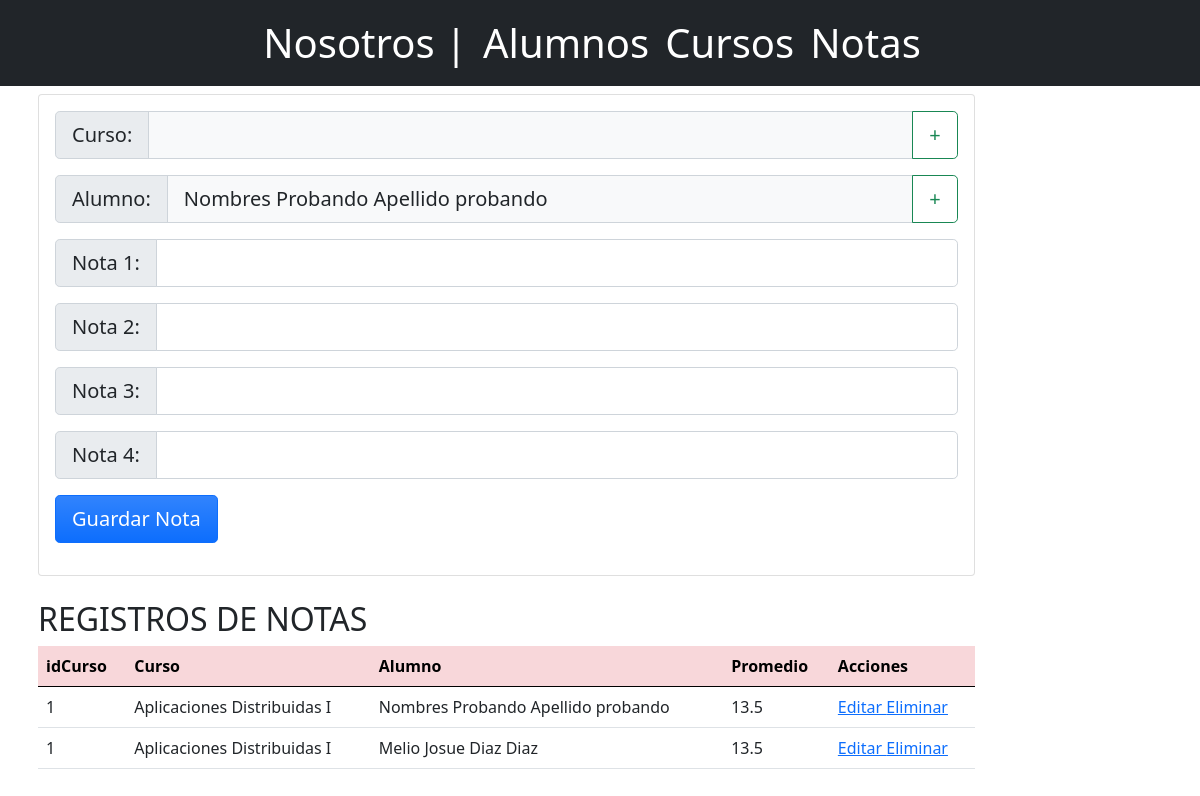
The app's page /docs/registroNota.php?DNI=32885823 with its own data.
### tables this page shows
create table alumnos(
	DNI char(8) not null primary key,
	nombres varchar(50) not null,
	apellidos varchar(50) not null
);

create table notas(
	DNI char(8) not null,
	idCurso int not null,
	nota1 double not null,
	nota2 double not null,
	nota3 double not null,
	nota4 double not null,
	primary key(DNI, idCurso)
);

create table cursos(
	idCurso int not null auto_increment primary key,
	nombreCurso varchar(50) not null,
	dia varchar(9) not null,
	horaEntrada time,
	horaSalida time,
	docente varchar(100)
);

### docs/registroNota.php (the view, shortened to what this page needs)
<?php
$nombreCurso=false;
$nombres=false;
$apellidos=false;
if (isset($_GET['DNI'])) {
    $id=$_GET['DNI'];
    $consulta="SELECT * FROM alumnos WHERE DNI='".$id."'";
    $resultado = mysqli_query($conn,$consulta);
    if(mysqli_num_rows($resultado)==1){
        $row = mysqli_fetch_array($resultado);
        $nombres = $row['nombres'];
        $apellidos = $row['apellidos'];
    }
}
include ("Includes/header.php");
?>
<div class = "container p-2">
    <div class ="col-md-10">
        <div class = "card card-body">
            <form action="operaciones/agregarNota.php?DNI=<?php echo $id ?>&idCurso=<?php echo $idCurso ?>" method="POST">
                <div class="input-group input-group-lg mb-3">
                    <span class ="input-group-text" id="inputGroup-sizing-lg">Curso:</span>
                    <input class = "form-control bg-light" type="text" autocomplete="course" maxlength="50"
                    <?php echo ($nombreCurso) ? "value='$nombreCurso'" : "" ?>
                    style="pointer-events: none;" required />
                    <a class="btn btn-outline-success" href="operaciones/seleccionarCurso.php" role="button">+</a>
                </div>
                <div class="input-group input-group-lg mb-3" >
                    <span class ="input-group-text" id="inputGroup-sizing-lg">Alumno:</span>
                    <input class = "form-control bg-light" type="text" autocomplete="full name"
                    maxlength="50" <?php echo ($nombres) ? "value ='$nombres $apellidos'" : "" ?>
                    style="pointer-events: none;" required/>
                    <a class="btn btn-outline-success" href="operaciones/seleccionarAlumno.php" role="button">+</a>
                </div>
                <div class="input-group input-group-lg mb-3" >
                    <span class="input-group-text" id="inputGroup-sizing-lg">Nota 1:</span>
                    <input type="text" class="form-control" name="nota1" autocomplete="calification"
                    maxlength="5" required />
                </div>
                <div class="input-group input-group-lg mb-3" >
                    <span class="input-group-text" id="inputGroup-sizing-lg">Nota 2:</span>
                    <input type="text" class="form-control" name="nota2" autocomplete="calification"
                    maxlength="5" required />
                </div>
                <div class="input-group input-group-lg mb-3" >
                    <span class="input-group-text" id="inputGroup-sizing-lg">Nota 3:</span>
                    <input type="text" class="form-control" name="nota3" autocomplete="calification"
                    maxlength="5" required />
                </div>
                <div class="input-group input-group-lg mb-3" >
                    <span class="input-group-text" id="inputGroup-sizing-lg">Nota 4:</span>
                    <input type="text" class="form-control" name="nota4" autocomplete="calification"
                    maxlength="5" required />
                </div>
                <div class="input-group input-group-lg mb-3">
                    <input class="btn btn-primary btn-lg bg-gradient" name="GuardarNota" type="submit" value="Guardar Nota"/>
                </div>
            </form>
        </div>
        <br>
    </div>
    <div class="col-md-10">
        <h2>REGISTROS DE NOTAS</h2>
        <table class = "table table-hover">
            <thead class="table-danger">
                <tr>
                    <th>idCurso</th>
                    <th>Curso</th>
                    <th>Alumno</th>
                    <th>Promedio</th>
                    <th>Acciones</th>
                </tr>
            </thead>
            <tbody>
                <?php
                    $consulta = "select cursos.nombreCurso,concat(alumnos.nombres,
                                    ' ',alumnos.apellidos) as 'nombreAlumno',
                                    (nota1+nota2+nota3+nota4)/4 as 'Promedio',
                                    notas.DNI,
                                    notas.idCurso
                        from notas
                        inner join alumnos on notas.DNI = alumnos.DNI
                        inner join cursos on notas.idCurso = cursos.idCurso
                        order by idCurso;";
                    $resultado = mysqli_query($conn,$consulta);
                    while($row = mysqli_fetch_array($resultado)){
                        echo(
                        "<tr>".
                            "<td>".$row['idCurso']."</td>".
                            "<td>".$row['nombreCurso']."</td>".
                            "<td>".$row['nombreAlumno']."</td>".
                            "<td>".$row['Promedio']."</td>".
                            "<td>".
                                "<a href='operaciones/editarNota.php?idCurso=".$row['idCurso']."&
                                        DNI=".$row['DNI']."'>Editar </a>".
                                "<a href='operaciones/eliminarNota.php?idNota=".$row['idCurso']."&
                                DNI=".$row['DNI']." '>Eliminar </a>".
                            "</td>".
                        "</tr>");
                    }
                ?>
            </tbody>
        </table>
    </div>
</div>
<?php include ("Includes/footer.php");?>

### records on screen
alumnos: nombres+apellidos "Nombres Probando Apellido probando"
notas: idCurso "1", idCurso.nombreCurso "Aplicaciones Distribuidas I", nombreAlumno "Nombres Probando Apellido probando", Promedio "13.5"
notas: idCurso "1", idCurso.nombreCurso "Aplicaciones Distribuidas I", nombreAlumno "Melio Josue Diaz Diaz", Promedio "13.5"
